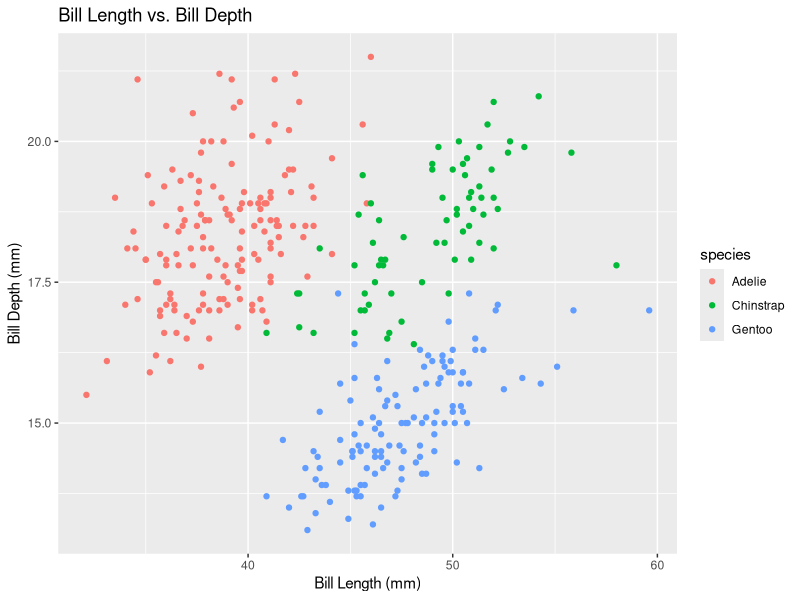
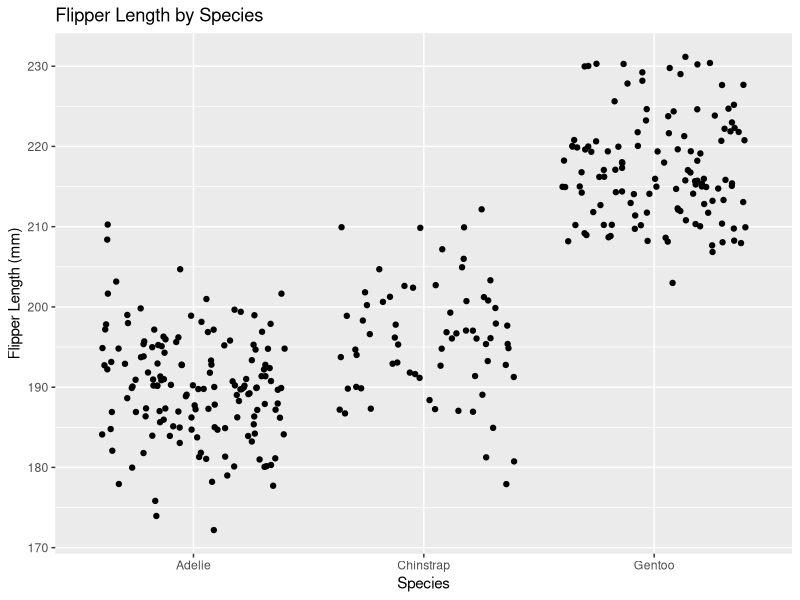

Write R code to recreate these figures, in order.
## ---- chunk 1
library(tidyverse)
library(palmerpenguins)
## ---- chunk 2
eq1 <- function(x) {
  x^2
}

d_eq1 <- D(expr = expression(x^2), name = "x")

d_eq1_fun <- function(x) {
  2 * x
}
d_eq1_fun(3)
## ---- chunk 3
eq2 <- function(a) {
  2*(3*a+2)^4 - 5
}

d_eq2 <- D(expr = expression(2*(3*a+2)^4 - 5), name = "a")

d_eq2_fun <- function(a) {
  2 * (4 * (3 * (3 * a + 2)^3))
}

d_eq2_fun(1.2)
## ---- chunk 4
library(palmerpenguins)
data(package = 'palmerpenguins')
penguins <- penguins

ggplot(data = penguins, aes(x = bill_length_mm, y = bill_depth_mm, color = species)) +
  geom_point() +
  xlab("Bill Length (mm)") +
  ylab("Bill Depth (mm)") +
  ggtitle("Bill Length vs. Bill Depth")
## ---- chunk 5
ggplot(data = penguins, aes(x = species, y = flipper_length_mm)) +
  geom_jitter() +
  xlab("Species") +
  ylab("Flipper Length (mm)") +
  ggtitle("Flipper Length by Species")
